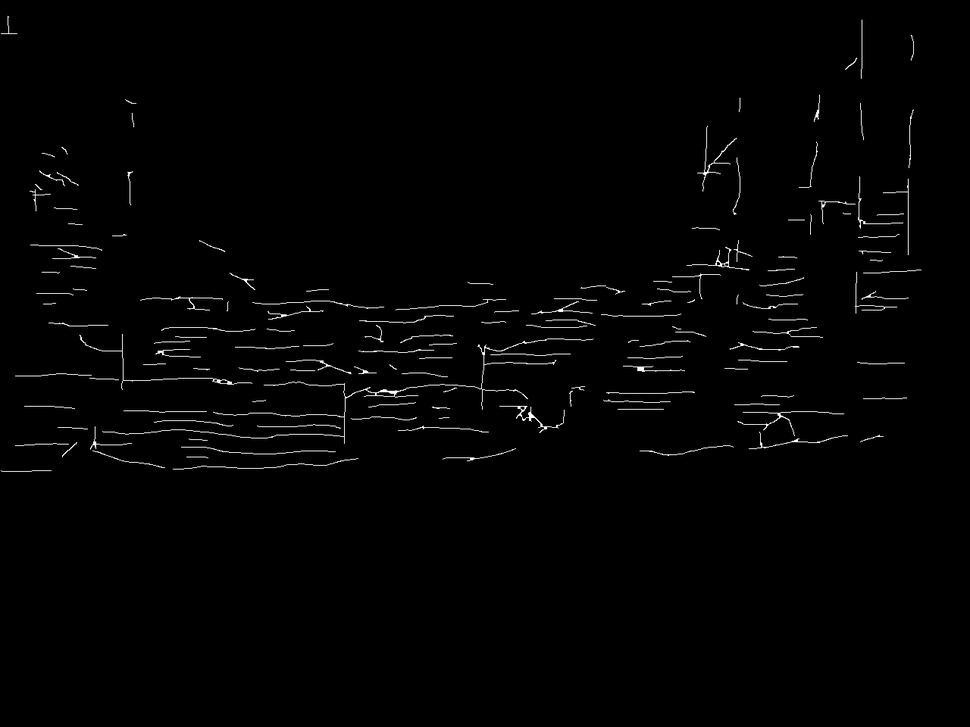
#> input picture data/rustico/Pieza_03_foto061.png, 970 x 727 px, shrunk from 1280 x 960 before the run, given in place of Pieza_03_foto061.jpg, which was not available
$ jupyter execute --allow-errors process_images.ipynb   (older library calls are emulated)   (text cells are left out)
#> lines starting #> are read from the running program, lines starting #| are printed output that depends on the picture; after the words box and inside, x2 and y2 are one past the last pixel; in counts of white or black regions, pixels touching at a corner belong together; pictures that were not available may be replaced by others from this repository, and a replacement may not be noted
[cell 1]
import cv2
import os
import csv
import math
import numpy as np
from PIL import Image
from matplotlib import pyplot as plt
import argparse
from sklearn.preprocessing import PolynomialFeatures
from sklearn import datasets, linear_model
from skimage.morphology import disk
import random
import pandas as pd
from sklearn.model_selection import train_test_split
from sklearn import svm
import seaborn as sns
from fractions import Fraction

[cell 2]
original_folder = 'data/original'
rustico_folder = 'data/rustico'
test_folder = 'data/test'
process_folder = 'data/process'

if not os.path.exists(test_folder):
    os.makedirs(test_folder)

if not os.path.exists(process_folder):
    os.makedirs(process_folder)

sections_number  = 100
sections_width  = 100

seed = 45

[cell 3]
class Line:
    # [9 lines left out: function __init__, not called in this run]

    def distance(self, x0, y0):
        return abs((self.A*x0+self.B*y0+self.C)/(math.sqrt(self.A**2+self.B**2)))

[cell 4]
def potentialImage(img,width,from_section,to_section,number_sections):
    dim_width = int(img.shape[0]/width)
    dim_heigth = int(img.shape[1])
    from_width = dim_width*(max(from_section-number_sections,0))
    to_width = dim_width*(min(to_section+number_sections,width-1))
    return img[from_width:to_width+dim_width,:]

def sections(img, width=1, heigth=1):
    sections_list = []
    dim_width = int(img.shape[0]/width)
    dim_heigth = int(img.shape[1]/heigth)
    total_pixels_section = dim_width*dim_heigth
    for i in range(0,width):
        for j in range(0,heigth):
            pos_width = dim_width*i
            pos_heigth = dim_heigth*j
            img_cut=img[pos_width:pos_width+dim_width,pos_heigth:pos_heigth+dim_heigth]
            sections_list.append((np.count_nonzero(img_cut == 255)*100)/total_pixels_section)
    return sections_list

def potentialSections(section_list):
    selection = []
    for i in range(0,len(section_list)-1):
        diff = abs(section_list[i] - section_list[i+1])
        if(diff>5):
            if(i not in selection):
                selection.append(i)
            selection.append(i+1)

    groups = []
    groups_diff = []
    for i in range(0, len(selection)-1):
        diff = abs(selection[i] - selection[i+1])
        if len(groups)==0 or (diff>5):
            group = []
            groups.append(group)
            group_diff = []
            groups_diff.append(group_diff)
        group = groups[-1]
        if (diff<5) and selection[i] not in group:
            group.append(selection[i])
        group.append(selection[i+1])
        diff_v = abs(section_list[selection[i]] - section_list[selection[i+1]])
        group_diff = groups_diff[-1]
        if (diff<5):
            group_diff.append(diff_v)

    max_value=0
    max_group = 0
    for i in range(0,len(groups_diff)):
        max_v = max(groups_diff[i])
        if max_v>max_value:
            max_value = max_v
            max_group = i
    if len(groups)>0:
        potentialGroup = groups[max_group]
    else:
        potentialGroup = []
    return [selection, potentialGroup]

# [12 lines left out: function polynomial, not called in this run]

[cell 5]
def regionOfInterest(img_name, original_img, img, plot =False, disk_size = 67):

    #Morphology
    kernel = disk(disk_size)
    closing = cv2.morphologyEx(img, cv2.MORPH_CLOSE, kernel)

    #Percentage of white pixels and potential section
    section_list = sections(closing,sections_number)
    selection, potential_sections = potentialSections(section_list)
    if len(potential_sections)>0:
        section_list_np = np.asarray(section_list).astype(np.float)
        potential_section = section_list_np[selection]
        potential_values = section_list_np[potential_sections]
        #Potential image
        img_potential = potentialImage(original_img,sections_number,potential_sections[0],potential_sections[-1],3)
        img_potential_RUSTICO = potentialImage(img,sections_number,potential_sections[0],potential_sections[-1],3)
        cv2.imwrite(os.path.join(process_folder, img_name+'_potential.jpg'),cv2.cvtColor(img_potential, cv2.COLOR_BGR2RGB))
        cv2.imwrite(os.path.join(process_folder, img_name+'_potential.png'),img_potential_RUSTICO)

        if plot:
            #Plot process
            f, axs = plt.subplots(1,5,figsize=(20,3))
            axs[0].imshow(original_img)
            axs[0].axis('off')
            axs[0].title.set_text('Original')
            axs[1].imshow(img, cmap='gray')
            axs[1].axis('off')
            axs[1].title.set_text('RUSTICO')
            axs[2].imshow(closing, cmap='gray')
            axs[2].axis('off')
            axs[2].title.set_text('Morphological operations')
            axs[3].plot( range(0,sections_number), section_list, '.')
            axs[3].plot( selection, potential_section, '+')
            axs[3].plot( potential_sections, potential_values, '*')
            axs[3].title.set_text('Study of white pixel percetage')
            axs[3].set_ylabel('White pixel percetage')
            axs[4].imshow(img_potential)
            axs[4].axis('off')
            axs[4].title.set_text('Potential image')
            plt.savefig(os.path.join(process_folder, img_name+'_process.jpg'), dpi=200)
            plt.close('all')

        return [img_potential, img_potential_RUSTICO]
    else:
        return [None, None]

[cell 6]
def processRegion(img_name, img_potential, img_potential_RUSTICO, plot=False, kernel_size=(31,79)):
    #Morphology (potential image)
    kernel = np.ones(kernel_size ,np.uint8)
    closing_potential = cv2.dilate(img_potential_RUSTICO,kernel,iterations = 1)

    #Add borders and morhpology
    section_list = sections(closing_potential,10)
    widthMask = closing_potential.shape[1]
    heightMask = closing_potential.shape[0]
    if section_list[0]>0.5:
        mask1 = np.ones((10, widthMask), np.uint8)*255
        mask2 = np.zeros((10, widthMask), np.uint8)
    else:
        mask1 = np.zeros((10, widthMask), np.uint8)
        mask2 = np.ones((10, widthMask), np.uint8)*255
    mask3 = np.ones((heightMask + 20, 10), np.uint8)*255

    closing_mask = np.vstack((mask1, closing_potential))
    closing_mask = np.vstack((closing_mask, mask2))
    closing_mask = np.hstack((mask3, closing_mask))
    closing_mask = np.hstack((closing_mask, mask3))
    closing_mask = cv2.morphologyEx(closing_mask, cv2.MORPH_CLOSE, kernel)
    contours, hierarchy = cv2.findContours(closing_mask, cv2.RETR_EXTERNAL, cv2.CHAIN_APPROX_NONE)
    for cnt in contours:
        added_image = cv2.fillPoly(closing_mask, [cnt], (255))
    closing_mask = closing_mask[10:-10,10:-10]

    #Potential image and mask
    image_mask = cv2.bitwise_not(closing_mask)
    img2 = cv2.merge((image_mask,image_mask,image_mask))
    added_image = cv2.addWeighted(img2,0.1,img_potential,0.4,0)

    #rectangle
    heigths = []
    sections_list = []
    final = []
    for i in range(0,sections_width):
        dim_heigth = int(closing_mask.shape[1]/sections_width)
        closing1 = closing_mask[:, i*dim_heigth:(i+1)*dim_heigth]
        contours, hierarchy = cv2.findContours(closing1, cv2.RETR_EXTERNAL, cv2.CHAIN_APPROX_NONE)
        img2 = cv2.merge((closing1,closing1,closing1))
        if(len(contours)>0):
            cnt = contours[0]
            area_max = 0
            for cn in contours:
                area = cv2.contourArea(cn)
                if area > area_max:
                    area_max = area
                    cnt = cn
            hull = cv2.convexHull(cnt)
            x,y,w,h = cv2.boundingRect(cnt)
            heigths.append(h)
            cut1 = closing1[x:x+w, y:y+h]
            total_pixels_section = w*h
            sections_list.append((np.count_nonzero(cut1 == 255)*100)/total_pixels_section)
            img2 = cv2.drawContours(img2, [cnt], -1, (0,255,0), 2)
            img2 = cv2.rectangle(img2,(x,y),(x+w,y+h),(255,0,0),2)
            if len(final) ==0:
                final = img2.copy()
            else:
                final = np.hstack((final,img2))

    if plot:
        #Plot potential image process
        f, axs = plt.subplots(6,1,figsize=(15,10))
        axs[0].imshow(img_potential)
        axs[0].axis('off')
        axs[0].title.set_text('Original')
        axs[1].imshow(img_potential_RUSTICO, cmap='gray')
        axs[1].axis('off')
        axs[1].title.set_text('RUSTICO')
        axs[2].imshow(closing_potential, cmap='gray')
        axs[2].axis('off')
        axs[2].title.set_text('Morphological operations')
        axs[3].imshow(closing_mask, cmap='gray')
        axs[3].axis('off')
        axs[3].title.set_text('Morphological operations')
        axs[4].imshow(added_image)
        axs[4].axis('off')
        axs[4].title.set_text('Final result')
        axs[5].imshow(final)
        axs[5].axis('off')
        axs[5].title.set_text('Final result')
        plt.savefig(os.path.join(process_folder, img_name+'_potential_process.jpg'), dpi=200)
        plt.close('all')

    return  [heigths, sections_list]

[cell 7]
def show_images(image):
    dir = os.path.join(rustico_folder, image)
    img_name = image[:-4]
    folder_pieza = img_name[:8]
    img_pieza = img_name[9:]
    original_img =  np.array(Image.open(os.path.join(original_folder, folder_pieza+"_"+img_pieza+'.jpg')))
    img = cv2.imread(os.path.join(rustico_folder, image), cv2.IMREAD_GRAYSCALE)
    img_potential, img_potential_RUSTICO = regionOfInterest(img_name, original_img, img)

    fr = Fraction(original_img.shape[0], img_potential.shape[0])
    f, axs = plt.subplots(2,1,figsize=(4,4), gridspec_kw={'height_ratios': [fr.numerator,fr.denominator]}, sharex=True)
    axs[0].imshow(original_img)
    axs[0].set_yticks([0, original_img.shape[0]])
    axs[1].imshow(img_potential)
    axs[1].set_xticks([0, img_potential.shape[1]])
    axs[1].set_yticks([0, img_potential.shape[0]])
    f.tight_layout()

image = 'Pieza_01_foto39.png'
#> (the rest of this cell did not finish here and is left out)

[cell 8]
images = os.listdir(rustico_folder)
#> images = ['Pieza_03_foto061.png']
random.Random(seed).shuffle(images)
size_test = int(len(images)/4)
#> size_test = 0
print(str(size_test)+" images for grid search of "+str(len(images))+" images in total")
#| 0 images for grid search of 1 images in total

[cell 9]
for disk_size in [47,53,67]:
    for kernel_size in [(79,79), (31,79), (79,31)]:
        csv_file=os.path.join(test_folder, 'info_h_'+str(sections_width)+"_"+str(disk_size)+"_"+str(kernel_size[0])+"_"+str(kernel_size[1])+'.csv')
        data_file = open(csv_file, "w", newline="",encoding="utf-8")
        data_file.close()
        headers = ['img_name','folder','image']  + ['h_'+str(i) for i in range(1,sections_width+1)] + ['pw_'+str(i) for i in range(1,sections_width+1)]
        with open(csv_file, mode='a+', newline="",encoding="utf-8") as data_file:
            data_writer = csv.writer(data_file, delimiter=';', quotechar='"', quoting=csv.QUOTE_MINIMAL)
            data_writer.writerow(headers)

        for image in images[0:size_test]:
            if image.endswith('.png'):
                dir = os.path.join(rustico_folder, image)
                img_name = image[:-4]
                folder_pieza = img_name[:8]
                img_pieza = img_name[9:]
                #print(img_name)
                original_img =  np.array(Image.open(os.path.join(original_folder, folder_pieza+"_"+img_pieza+'.jpg')))
                img = cv2.imread(os.path.join(rustico_folder, image), cv2.IMREAD_GRAYSCALE)
                img_potential, img_potential_RUSTICO = regionOfInterest(img_name, original_img, img, disk_size = disk_size)


                if img_potential is not None:
                    heights, sections_list = processRegion(img_name, img_potential, img_potential_RUSTICO, kernel_size=kernel_size)

                    if len(heights)==sections_width:
                        data_final = [img_name, int(folder_pieza[-2:]), int(img_pieza[4:])] + heights + sections_list
                        with open(csv_file, mode='a+', newline="",encoding="utf-8") as data_file:
                            data_writer = csv.writer(data_file, delimiter=';', quotechar='"', quoting=csv.QUOTE_MINIMAL)
                            data_writer.writerow(data_final)

[cell 10]
data_category = pd.read_csv('data/info_category.csv', delimiter=';', decimal=".")
#> (reads data/info_category.csv from the repository)
#> further down, original_img is the input picture: shape (727, 970); min 0, max 255, mean 2.9

[cell 11]
# [5 lines left out: function prepare_data, not called in this run]

[cell 12]
csv_file=os.path.join(test_folder, 'grid_search.csv')

[cell 13]
csv_file=os.path.join(test_folder, 'grid_search.csv')
data_file = open(csv_file, "w", newline="",encoding="utf-8")
data_file.close()
headers = ['file','disk_size','kernel_size1', 'kernel_size2', 'accuracy']
with open(csv_file, mode='a+', newline="",encoding="utf-8") as data_file:
    data_writer = csv.writer(data_file, delimiter=';', quotechar='"', quoting=csv.QUOTE_MINIMAL)
    data_writer.writerow(headers)

for file_name in os.listdir(test_folder):
    if file_name.startswith('info'):
        data = prepare_data(os.path.join(test_folder,file_name), data_category)
        info = file_name[:-4].split("_")
        X_values = data[['h_'+str(a) for a in range(1,int(info[2])+1)]]
        y_values = data[['category']]
        X_train, X_test, y_train, y_test = train_test_split(X_values, y_values, test_size=0.2, random_state=seed)

        clf = svm.SVC(random_state=seed)
        clf.fit(X_train, y_train.values.ravel())
        mean_accuracy = clf.score(X_test, y_test.values.ravel())

        data_final = [file_name, info[3], info[4], info[5], mean_accuracy]
        with open(csv_file, mode='a+', newline="",encoding="utf-8") as data_file:
            data_writer = csv.writer(data_file, delimiter=';', quotechar='"', quoting=csv.QUOTE_MINIMAL)
            data_writer.writerow(data_final)

[cell 14]
data_grid = pd.read_csv(csv_file, delimiter=';', decimal=".")
matrix = []

#> (the rest of this cell did not finish here and is left out)

[cell 15]
import matplotlib
matplotlib.rcParams.update({'font.size': 22})
fig, ax = plt.subplots(figsize=(8,8))
#> (the rest of this cell did not finish here and is left out)

[cell 16]
disk_size = 67
kernel_size1= 31
kernel_size2 = 79

#> (a cell that did not finish here is left out)

#> in regionOfInterest, `closing = cv2.morphologyEx(img, cv2.MORPH_CLOSE, kernel)`:
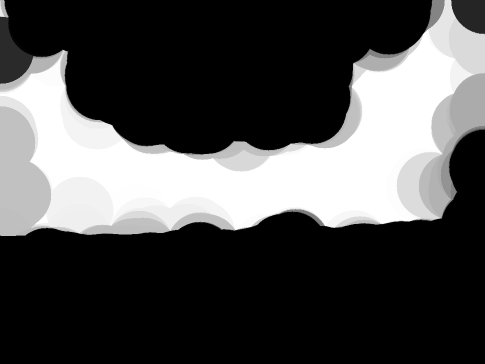
#> closing: shape (727, 970) (shown at 1/2 size); min 0, max 255, mean 76.2
#> after the loop in sections, `for i in range(0,width):`: sections_list = 100 values, max 70.77 at index 49, min 0 at index 0, mean 15.98
#> in regionOfInterest, `section_list = sections(closing,sections_number)`: section_list has the same summary as sections_list in sections
#> the loop in potentialSections, `for i in range(0,len(section_list)-1):` made 99 passes
#> diff on passes 1 to 8: 0, 0, 0, 0, 0, 0, 0, 0
#> after the loop in potentialSections, `for i in range(0,len(section_list)-1):`: selection = [41, 42, 43, 44, 45, 50, 51, 52, 53, 58, 59, 60, 61, 62, 63, 64]
#> the loop in potentialSections, `for i in range(0, len(selection)-1):` made 15 passes
#> (diff, diff_v) on passes 2 to 5: (1, 3.21), (1, 10.47), (1, 7.33), (5, 6.19)
#> after the loop in potentialSections, `for i in range(0, len(selection)-1):`: groups = [[41, 42, 43, 44, 45, 50, 51, 52, 53, 58, 59, 60, 61, 62, 63, 64]]; groups_diff = [[9.53, 3.21, 10.47, 7.33, 5.21, 4.17, 6.45, 5.11, 7.56, 8.14, 3.23, 5.8, 5.54]]
#> the loop in potentialSections, `for i in range(0,len(groups_diff)):` made 1 pass
#> (max_v, max_value, max_group) on pass 1: (10.47, 10.47, 0)
#> after the loop in potentialSections, `for i in range(0,len(groups_diff)):`: max_group = 0; max_value = 10.47
#> in potentialSections, `potentialGroup = groups[max_group]`: potentialGroup has the same summary as selection
#> in regionOfInterest, `selection, potential_sections = potentialSections(section_list)`: potential_sections has the same summary as selection in potentialSections
#> in regionOfInterest, `section_list_np = np.asarray(section_list).astype(np.float)`: section_list_np has the same summary as sections_list in sections
#> in regionOfInterest, `potential_section = section_list_np[selection]`: potential_section = [31.87, 41.4, 44.61, 55.08, 62.42, 68.6, 63.39, 59.22, 52.77, 36.66, 31.55, 23.99, 15.85, 12.62, 6.82, 1.28]
#> in regionOfInterest, `potential_values = section_list_np[potential_sections]`: potential_values has the same summary as potential_section
#> in potentialImage, `return img[from_width:to_width+dim_width,:]`:
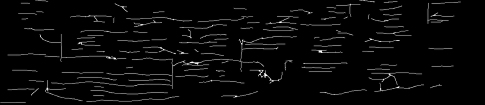
#> returned value: shape (210, 970) (shown at 1/2 size); min 0, max 255, mean 8.3

            if img_potential is not None:
                heights, sections_list = processRegion(img_name, img_potential, img_potential_RUSTICO, kernel_size=(kernel_size1,kernel_size2))
#> in processRegion, `closing_potential = cv2.dilate(img_potential_RUSTICO,kernel,iterations..`:
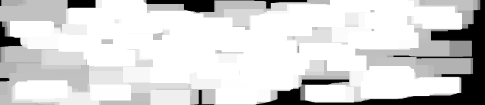
#> closing_potential: shape (210, 970) (shown at 1/2 size); min 0, max 255, mean 212.3
#> in processRegion, `section_list = sections(closing_potential,10)`: section_list = [34.99, 63.82, 71.78, 61.5, 63.26, 49.5, 47.75, 41.42, 46.44, 20.73]
#> in processRegion, `closing_mask = np.vstack((mask1, closing_potential))`:
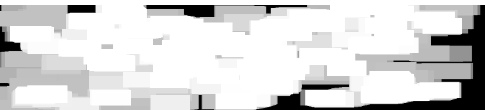
#> closing_mask: shape (220, 970) (shown at 1/2 size); min 0, max 255, mean 214.2
#> in processRegion, `closing_mask = np.vstack((closing_mask, mask2))`:
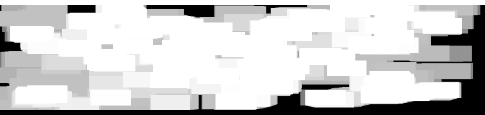
#> closing_mask: shape (230, 970) (shown at 1/2 size); min 0, max 255, mean 204.9
#> in processRegion, `closing_mask = np.hstack((mask3, closing_mask))`:
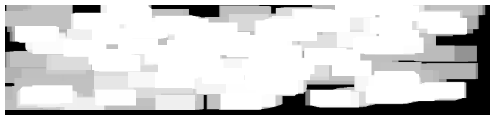
#> closing_mask: shape (230, 980) (shown at 1/2 size); min 0, max 255, mean 205.4
#> in processRegion, `closing_mask = np.hstack((closing_mask, mask3))`:
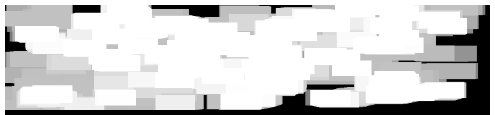
#> closing_mask: shape (230, 990) (shown at 1/2 size); min 0, max 255, mean 205.9
#> in processRegion, `closing_mask = cv2.morphologyEx(closing_mask, cv2.MORPH_CLOSE, kernel)`:
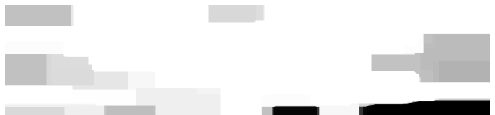
#> closing_mask: shape (230, 990) (shown at 1/2 size); min 0, max 255, mean 234
#> in processRegion, `contours, hierarchy = cv2.findContours(closing_mask, cv2.RETR_EXTERNAL..`: contours = 1 contour; box (x1, y1, x2, y2) and area: (0, 0, 990, 230) 220720
#> the loop in processRegion, `for cnt in contours:` made 1 pass
#> pass 1, in processRegion, `added_image = cv2.fillPoly(closing_mask, [cnt], (255))`:
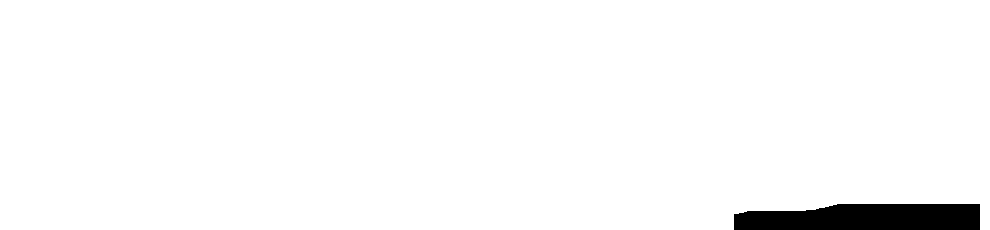
#> added_image: shape (230, 990); 97.5% white; 1 black region, box (x1, y1, x2, y2) and area: (734, 204, 980, 230) 5741
#> in processRegion, `closing_mask = closing_mask[10:-10,10:-10]`:
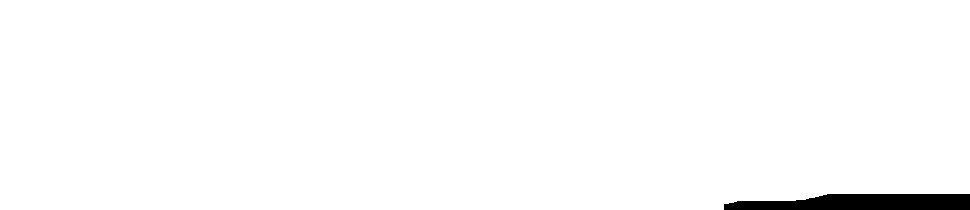
#> closing_mask: shape (210, 970); 98.4% white; 1 black region, box (x1, y1, x2, y2) and area: (724, 194, 970, 210) 3281

                if len(heights)==sections_width:
                    data_final = [img_name, int(folder_pieza[-2:]), int(img_pieza[4:])] + heights + sections_list
                    with open(csv_file, mode='a+', newline="",encoding="utf-8") as data_file:
                        data_writer = csv.writer(data_file, delimiter=';', quotechar='"', quoting=csv.QUOTE_MINIMAL)
                        data_writer.writerow(data_final)
